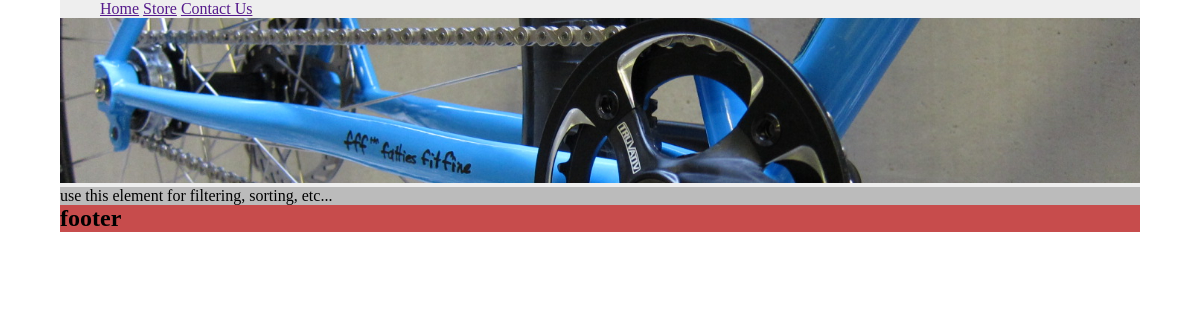
The page /api/products/ on the database as committed earlier.
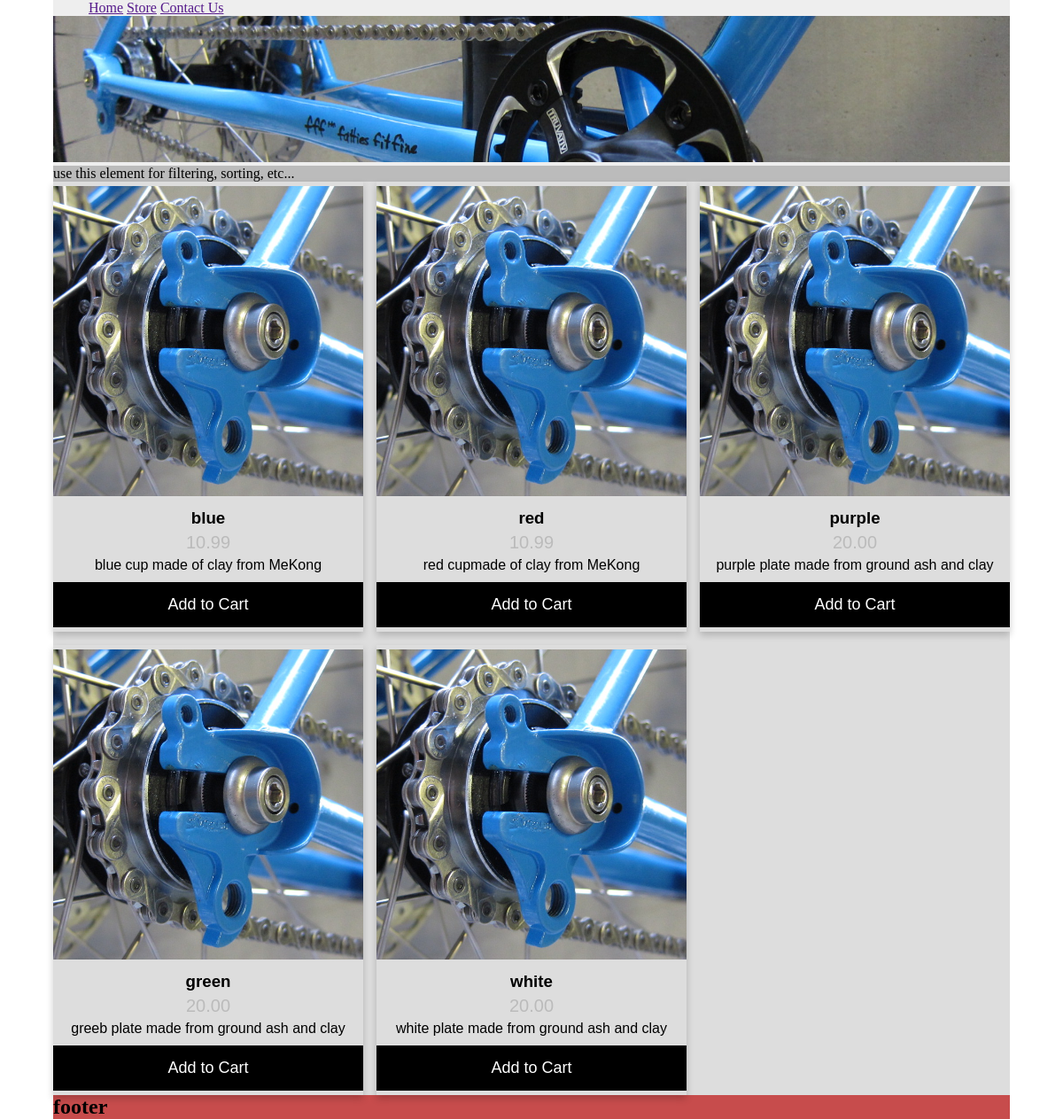
The same page on the database as committed later.
### products/models.py (models this page shows)
class Product(models.Model):
    product_name = models.CharField(max_length=50)
    category_type = models.CharField(max_length=50)
    price = models.DecimalField(max_digits=8, decimal_places=2)
    date = models.DateField(auto_now_add=True)
    description = models.TextField(max_length=100)

### products/views.py (the view)
# urls.py: path('api/products/', views.IndexView)
def IndexView(request):
    products = Product.objects.all()
    return render(request, 'products/base.html', {'products': products})

### products/templates/products/base.html (shortened to what this page needs)
{% load static %}
<!DOCTYPE html>
<html lang="en">
  <head>
    <link rel="stylesheet" href="{% static 'products/style/index.css' %}" />
    <link rel="stylesheet" href="{% static 'products/style/container.css' %}" />
  </head>
  <body>
    <div id="page">
      <header>
        <nav>
          <ul id="nav-links">
            <li class="nav-link"><a href="">Home</a></li>
            <li class="nav-link"><a href="">Store</a></li>
            <li class="nav-link"><a href="">Contact Us</a></li>
          </ul>
        </nav>
        <img src="{% static 'products/images/header_banner.jpg' %}" alt="" />
      </header>
      <div id="container">
        <div id="content">
          {% for product in products %}
          <div class="product-tile">
            <img src="{% static 'products/images/rear-dropout.jpg' %}" alt="" />
            <h3>{{ product.product_name }}</h3>
            <p class="price">{{ product.price }}</p>
            <p>
              {{ product.description }}
            </p>
            <button class="add-cart-button">Add to Cart</button>
          </div>
          {% endfor %}
        </div>
        <aside id="side-bar">
          use this element for filtering, sorting, etc...
        </aside>
      </div>
      <footer>
        <h2>footer</h2>
      </footer>
    </div>
  </body>
</html>

### products/static/products/style/index.css (style rules this page uses)
* { margin: 0; box-sizing: border-box; }
img { width: 100%; }
#page { width: 90%; background-color: #eee; margin: 0 auto; }
#nav-links li { display: inline; }
footer { background-color: #c74c4c; }

### products/static/products/style/container.css (style rules this page uses)
#container { display: flex; flex-flow: row wrap-reverse; justify-content: space-between; }
#content { width: 75%; height: auto; background-color: #ddd; display: grid; grid-template-columns: repeat(auto-fill, minmax(300px, 1fr)); grid-gap: 15px; }
.product-tile { box-shadow: 0 4px 8px 0 rgba(0, 0, 0, 0.2); text-align: center; font-family: Arial, Helvetica, sans-serif; }
.product-tile > * { margin: 5px 0; }
.price { color: #bbb; font-size: 20px; }
.add-cart-button { width: 100%; padding: 15px; outline: 0; border: none; color: white; background-color: #000; text-align: center; cursor: pointer; font-size: 18px; }
#side-bar { min-width: 23%; height: auto; background-color: #bbb; }
@media (max-width: 1200px) { #container > * { width: 100%; } }

Rows that differ between the two databases and show on the page:
added Product: product_name "blue", price "10.99", description "blue cup made of clay from MeKong"
added Product: product_name "red", price "10.99", description "red cupmade of clay from MeKong"
added Product: product_name "purple", price "20.00", description "purple plate made from ground ash and clay"
added Product: product_name "green", price "20.00", description "greeb plate made from ground ash and clay"
added Product: product_name "white", price "20.00", description "white plate made from ground ash and clay"
